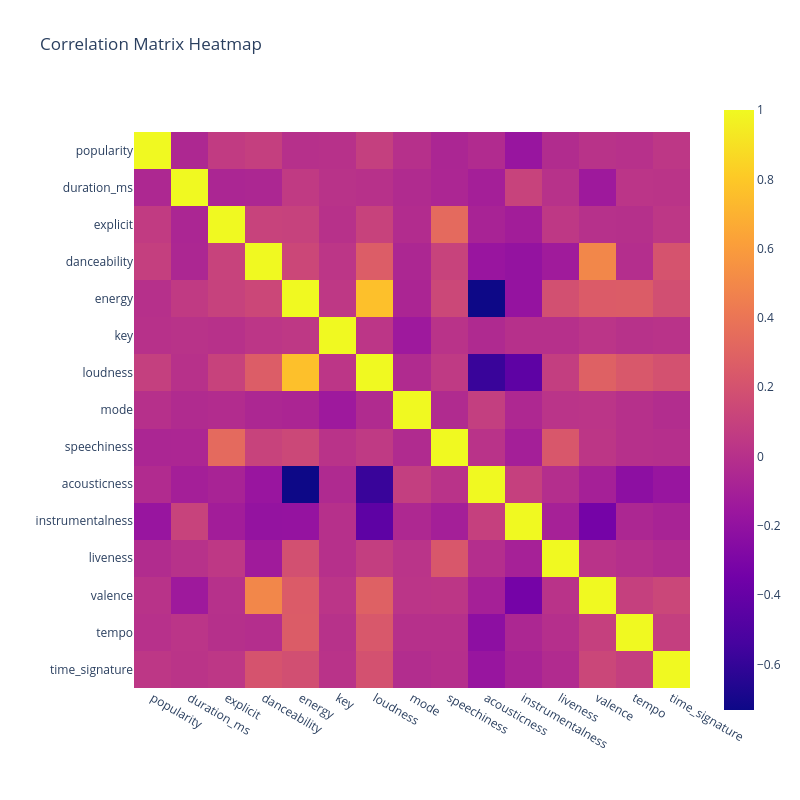

Notebook code for this chart:
### Markdown cell above
The **Spotify Collaborative Playlist Generator** is a `Flask`-based web application designed to enhance the music discovery experience. By integrating with the `Spotify API`, the app retrieves a user's playlists and tracks and leverages a K-Nearest Neighbors (`KNN`) machine learning model to recommend new songs. These recommendations are generated using a dataset of Spotify tracks from [Kaggle](http://www.kaggle.com/datasets/maharshipandya/-spotify-tracks-dataset/data), allowing users to explore music selections tailored to their preferences. In addition to personalized recommendations, the app provides **interactive data visualizations** to offer insights into listening habits and genre trends.

One of the standout features of this app is its **collaborative functionality**, allowing multiple users to log in simultaneously. The recommended playlist is based on the combined preferences of all logged-in users, ensuring a balanced mix of music that aligns with the group's shared tastes. Users can easily set up the app by cloning the repository, installing `Flask`, and running the application in their terminal. Once authenticated with Spotify, they can generate custom playlists by selecting a genre and specifying the number of songs they’d like to add. Behind the scenes, the app efficiently manages user data using an `SQLite` database while employing data preprocessing and feature engineering to optimize the recommendation system. This project not only demonstrates how machine learning can enhance music discovery but also showcases practical applications of *web development*, *API integration*, and *data analysis*.

To build an effective recommendation system, we first analyzed the relationships between various song features, such as *energy*, *danceability*, and *acousticness*. The `correlation matrix heatmap` visually represents how different track features are related to each other, helping us identify patterns in the dataset that may influence song recommendations. The more positive a correlation is, the more strongly correlated the two features are, which implies we should use features like:
* energy and loudness
* valence and danceability
* speechiness and explicit

By leveraging this insight, our `KNN` model can make more informed recommendations, ensuring that suggested songs align well with the user’s listening habits.

### Code cell
from eda import plot_correlation_heatmap
from music_rec import get_spotify_df

spotify_df = get_spotify_df()
plot_correlation_heatmap(spotify_df)

### Figure 1 — Plotly figure (JSON) as saved in the notebook; plotly's stock layout.template omitted (floating-point values rounded to 4 significant figures; data arrays with more than 128 entries replaced by an {"elided": "..."} marker saying what was removed)
{"data": [{"coloraxis": "coloraxis", "hovertemplate": "x: %{x}<br>y: %{y}<br>color: %{z}<extra></extra>", "name": "0", "type": "heatmap", "x": ["popularity", "duration_ms", "explicit", "danceability", "energy", "key", "loudness", "mode", "speechiness", "acousticness", "instrumentalness", "liveness", "valence", "tempo", "time_signature"], "xaxis": "x", "y": ["popularity", "duration_ms", "explicit", "danceability", "energy", "key", "loudness", "mode", "speechiness", "acousticness", "instrumentalness", "liveness", "valence", "tempo", "time_signature"], "yaxis": "y", "z": {"elided": "15x15 float values"}}], "layout": {"coloraxis": {"colorscale": [[0, "#0d0887"], [0.1111, "#46039f"], [0.2222, "#7201a8"], [0.3333, "#9c179e"], [0.4444, "#bd3786"], [0.5556, "#d8576b"], [0.6667, "#ed7953"], [0.7778, "#fb9f3a"], [0.8889, "#fdca26"], [1, "#f0f921"]]}, "height": 800, "title": {"text": "Correlation Matrix Heatmap"}, "width": 800, "xaxis": {"anchor": "y", "autorange": true, "constrain": "domain", "domain": [0, 1], "range": [-0.5, 14.5], "scaleanchor": "y", "title": {"text": ""}, "type": "category"}, "yaxis": {"anchor": "x", "autorange": true, "constrain": "domain", "domain": [0.05161, 0.9484], "range": [14.5, -0.5], "title": {"text": ""}, "type": "category"}}}
